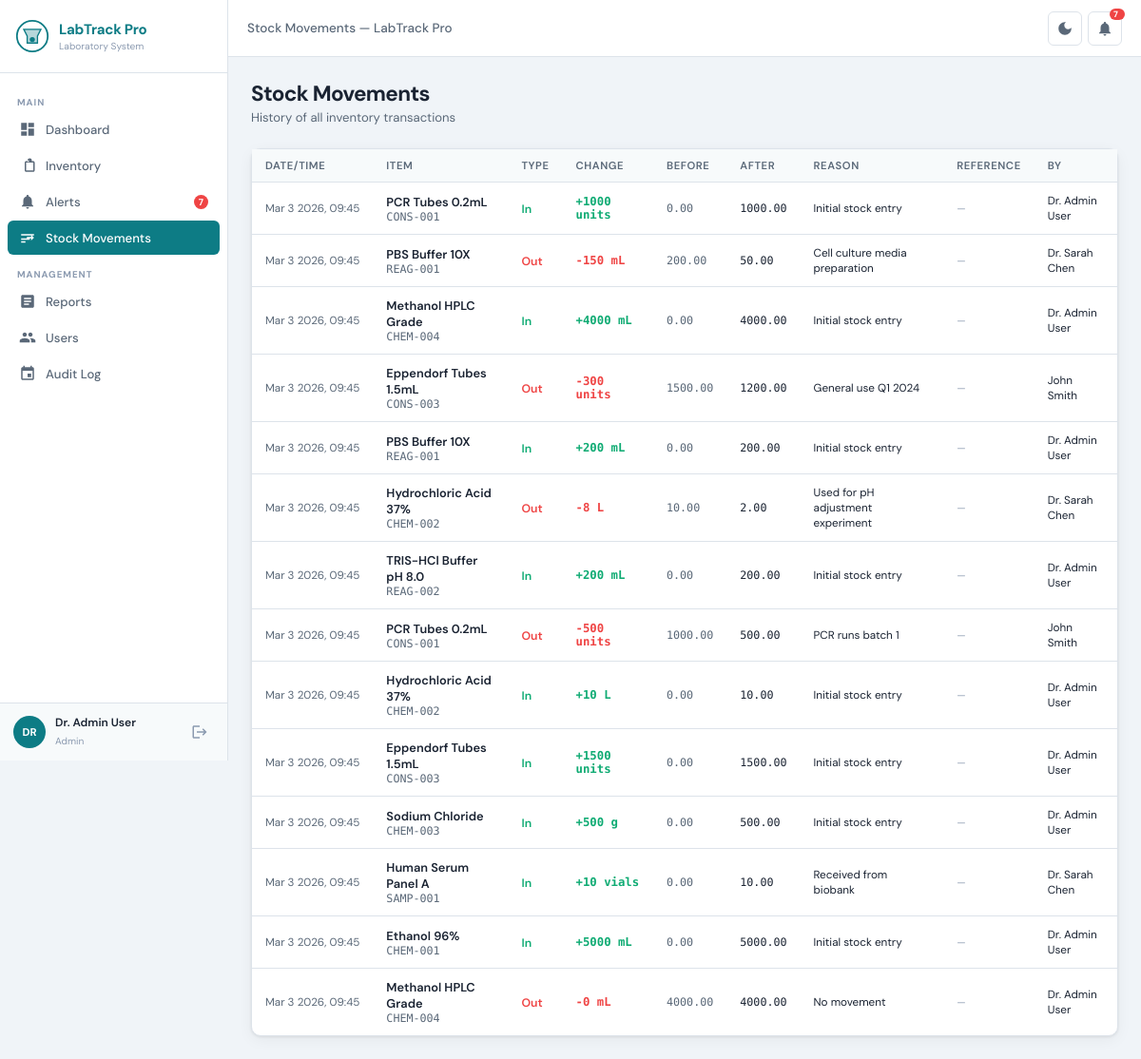
The page /movements.php (signed in) on the database its author committed.
### tables this page shows
CREATE TABLE `stock_movements` (
  `id` INT UNSIGNED NOT NULL AUTO_INCREMENT,
  `item_id` INT UNSIGNED NOT NULL,
  `movement_type` ENUM('in','out','adjustment','disposal') NOT NULL,
  `quantity_change` DECIMAL(10,2) NOT NULL,
  `quantity_before` DECIMAL(10,2) NOT NULL,
  `quantity_after` DECIMAL(10,2) NOT NULL,
  `reason` VARCHAR(255) DEFAULT NULL,
  `reference_number` VARCHAR(100) DEFAULT NULL,
  `performed_by` INT UNSIGNED NOT NULL,
  `created_at` TIMESTAMP NOT NULL DEFAULT CURRENT_TIMESTAMP,
  PRIMARY KEY (`id`),
  KEY `idx_item_id` (`item_id`),
  KEY `idx_movement_date` (`created_at`),
  CONSTRAINT `fk_movement_item` FOREIGN KEY (`item_id`) REFERENCES `inventory_items` (`id`) ON DELETE CASCADE,
  CONSTRAINT `fk_movement_user` FOREIGN KEY (`performed_by`) REFERENCES `users` (`id`)
);

CREATE TABLE `inventory_items` (
  `id` INT UNSIGNED NOT NULL AUTO_INCREMENT,
  `item_code` VARCHAR(20) NOT NULL,
  `item_name` VARCHAR(200) NOT NULL,
  `category_id` INT UNSIGNED NOT NULL,
  `quantity` DECIMAL(10,2) NOT NULL DEFAULT 0,
  `min_quantity` DECIMAL(10,2) NOT NULL DEFAULT 0,
  `unit` ENUM('mL','L','mg','g','kg','units','boxes','vials','plates','rolls') NOT NULL DEFAULT 'units',
  `storage_location_id` INT UNSIGNED NOT NULL,
  `supplier_id` INT UNSIGNED DEFAULT NULL,
  `lot_number` VARCHAR(100) DEFAULT NULL,
  `expiry_date` DATE DEFAULT NULL,
  `date_received` DATE DEFAULT NULL,
  `cost_per_unit` DECIMAL(10,2) DEFAULT NULL,
  `hazard_class` ENUM('None','Flammable','Corrosive','Toxic','Oxidizer','Biohazard','Radioactive','Explosive','Irritant') DEFAULT 'None',
  `msds_file` VARCHAR(255) DEFAULT NULL,
  `barcode` VARCHAR(100) DEFAULT NULL,
  `status` ENUM('active','expired','low_stock','discontinued','under_maintenance') NOT NULL DEFAULT 'active',
  `notes` TEXT DEFAULT NULL,
  `created_by` INT UNSIGNED NOT NULL,
  `updated_by` INT UNSIGNED DEFAULT NULL,
  `created_at` TIMESTAMP NOT NULL DEFAULT CURRENT_TIMESTAMP,
  `updated_at` TIMESTAMP NOT NULL DEFAULT CURRENT_TIMESTAMP ON UPDATE CURRENT_TIMESTAMP,
  PRIMARY KEY (`id`),
  UNIQUE KEY `item_code` (`item_code`),
  KEY `idx_category` (`category_id`),
  KEY `idx_storage` (`storage_location_id`),
  KEY `idx_supplier` (`supplier_id`),
  KEY `idx_status` (`status`),
  KEY `idx_expiry` (`expiry_date`),
  KEY `idx_item_name` (`item_name`),
  CONSTRAINT `fk_item_category` FOREIGN KEY (`category_id`) REFERENCES `categories` (`id`),
  CONSTRAINT `fk_item_storage` FOREIGN KEY (`storage_location_id`) REFERENCES `storage_locations` (`id`),
  CONSTRAINT `fk_item_supplier` FOREIGN KEY (`supplier_id`) REFERENCES `suppliers` (`id`) ON DELETE SET NULL,
  CONSTRAINT `fk_item_created` FOREIGN KEY (`created_by`) REFERENCES `users` (`id`),
  CONSTRAINT `fk_item_updated` FOREIGN KEY (`updated_by`) REFERENCES `users` (`id`) ON DELETE SET NULL
);

CREATE TABLE `users` (
  `id` INT UNSIGNED NOT NULL AUTO_INCREMENT,
  `username` VARCHAR(50) NOT NULL,
  `email` VARCHAR(100) NOT NULL,
  `password_hash` VARCHAR(255) NOT NULL,
  `full_name` VARCHAR(100) NOT NULL,
  `role` ENUM('admin','lab_manager','staff') NOT NULL DEFAULT 'staff',
  `is_active` TINYINT(1) NOT NULL DEFAULT 1,
  `last_login` DATETIME DEFAULT NULL,
  `created_at` TIMESTAMP NOT NULL DEFAULT CURRENT_TIMESTAMP,
  `updated_at` TIMESTAMP NOT NULL DEFAULT CURRENT_TIMESTAMP ON UPDATE CURRENT_TIMESTAMP,
  PRIMARY KEY (`id`),
  UNIQUE KEY `username` (`username`),
  UNIQUE KEY `email` (`email`)
);

### includes/functions.php (called while the page is built, shortened)
<?php
function sanitize(string $input): string {
    return htmlspecialchars(trim($input), ENT_QUOTES, 'UTF-8');
}
function paginate(int $total, int $page, int $perPage): array {
    $totalPages = max(1, (int)ceil($total / $perPage));
    $page = max(1, min($page, $totalPages));
    return [
        'total'       => $total,
        'per_page'    => $perPage,
        'current'     => $page,
        'total_pages' => $totalPages,
        'offset'      => ($page - 1) * $perPage,
    ];
}

### movements.php (the view, shortened to what this page needs)
<?php
require_once __DIR__ . '/includes/functions.php';
$pdo = Database::getInstance();
$page  = max(1, (int)($_GET['page'] ?? 1));
$total = $pdo->query("SELECT COUNT(*) FROM stock_movements")->fetchColumn();
$pg    = paginate($total, $page, 30);
$movements = $pdo->query("
    SELECT sm.*, ii.item_name, ii.item_code, ii.unit, u.full_name
    FROM stock_movements sm
    JOIN inventory_items ii ON sm.item_id = ii.id
    JOIN users u ON sm.performed_by = u.id
    ORDER BY sm.created_at DESC
    LIMIT {$pg['per_page']} OFFSET {$pg['offset']}
")->fetchAll();
require_once __DIR__ . '/includes/header.php';
?>
<div class="page-header">
  <div>
    <h1>Stock Movements</h1>
    <p>History of all inventory transactions</p>
  </div>
</div>
<div class="card">
  <div class="table-wrap">
    <table>
      <thead>
        <tr><th>Date/Time</th><th>Item</th><th>Type</th><th>Change</th><th>Before</th><th>After</th><th>Reason</th><th>Reference</th><th>By</th></tr>
      </thead>
      <tbody>
      <?php if (empty($movements)): ?>
        <tr><td colspan="9" style="text-align:center;padding:40px;color:var(--c-text-3)">No movements recorded yet.</td></tr>
      <?php else: foreach ($movements as $m):
        $typeCls = ['in'=>'mov-in','out'=>'mov-out','adjustment'=>'mov-adj','disposal'=>'mov-dis'][$m['movement_type']] ?? '';
        $sign = $m['movement_type'] === 'in' ? '+' : ($m['movement_type'] === 'out' || $m['movement_type'] === 'disposal' ? '-' : '±');
      ?>
        <tr>
          <td style="font-size:.78rem;color:var(--c-text-2);white-space:nowrap"><?= date('M j Y, H:i', strtotime($m['created_at'])) ?></td>
          <td>
            <div style="font-weight:600;font-size:.855rem"><?= sanitize($m['item_name']) ?></div>
            <div class="td-code"><?= sanitize($m['item_code']) ?></div>
          </td>
          <td><span class="<?= $typeCls ?>" style="text-transform:capitalize;font-size:.82rem"><?= $m['movement_type'] ?></span></td>
          <td style="font-family:var(--font-mono);font-size:.82rem"><span class="<?= $typeCls ?>"><?= $sign ?><?= abs($m['quantity_change']) ?> <?= $m['unit'] ?></span></td>
          <td style="font-family:var(--font-mono);font-size:.78rem;color:var(--c-text-2)"><?= $m['quantity_before'] ?></td>
          <td style="font-family:var(--font-mono);font-size:.78rem"><?= $m['quantity_after'] ?></td>
          <td style="font-size:.78rem;max-width:200px"><?= sanitize($m['reason'] ?? '—') ?></td>
          <td style="font-size:.72rem;color:var(--c-text-3)"><?= sanitize($m['reference_number'] ?? '—') ?></td>
          <td style="font-size:.78rem"><?= sanitize($m['full_name']) ?></td>
        </tr>
      <?php endforeach; endif; ?>
      </tbody>
    </table>
  </div>
</div>
<?php require_once __DIR__ . '/includes/footer.php'; ?>

### assets/css/app.css (style rules this page uses)
:root { --c-bg: #F0F4F8; --c-surface: #FFFFFF; --c-surface2: #F7FAFB; --c-border: #DDE3EA; --c-text: #1A2332; --c-text-2: #5A6878; --c-text-3: #8B9AB0; --c-primary: #0D7C85; --c-primary-dk: #0A6570; --c-primary-lt: #E0F4F5; --c-accent: #00C2CC; --c-accent2: #1A73E8; --c-success: #0FAB73; --c-warning: #F59E0B; --c-danger: #EF4444; --c-info: #3B82F6; --c-purple: #8B5CF6; --sidebar-w: 240px; --topbar-h: 60px; --radius: 10px; --radius-sm: 6px; --shadow: 0 1px 3px rgba(0,0,0,.08), 0 4px 16px rgba(0,0,0,.05); --shadow-md: 0 4px 20px rgba(0,0,0,.12); --transition: 0.2s ease; --font-body: 'DM Sans', system-ui, sans-serif; --font-mono: 'Space Mono', 'Courier New', monospace; }
*, *::before, *::after { box-sizing: border-box; margin: 0; padding: 0; }
html { font-size: 15px; -webkit-font-smoothing: antialiased; }
body { font-family: var(--font-body); background: var(--c-bg); color: var(--c-text); display: flex; min-height: 100vh; transition: background var(--transition), color var(--transition); }
.page-header { display: flex; align-items: flex-start; justify-content: space-between; margin-bottom: 24px; gap: 16px; flex-wrap: wrap; }
.page-header h1 { font-size: 1.5rem; font-weight: 700; color: var(--c-text); letter-spacing: -0.03em; }
.page-header p { font-size: 0.875rem; color: var(--c-text-2); margin-top: 2px; }
.card { background: var(--c-surface); border: 1px solid var(--c-border); border-radius: var(--radius); box-shadow: var(--shadow); }
.table-wrap { overflow-x: auto; }
table { width: 100%; border-collapse: collapse; font-size: 0.855rem; }
thead th { background: var(--c-surface2); padding: 10px 14px; text-align: left; font-weight: 600; font-size: 0.75rem; text-transform: uppercase; letter-spacing: 0.05em; color: var(--c-text-2); border-bottom: 1px solid var(--c-border); white-space: nowrap; }
tbody tr { border-bottom: 1px solid var(--c-border); transition: background var(--transition); }
tbody tr:last-child { border-bottom: none; }
tbody td { padding: 11px 14px; color: var(--c-text); vertical-align: middle; }
.td-code { font-family: var(--font-mono); font-size: 0.78rem; color: var(--c-text-2); }
.mov-in { color: var(--c-success); font-weight: 600; }
.mov-out { color: var(--c-danger); font-weight: 600; }

### rows shown on the page
stock_movements: created_at "Mar 3 2026, 09:45", item.item_name "PCR Tubes 0.2mL", item.item_code "CONS-001", movement_type "In", movement_type "+", quantity_change "1000", item.unit "units", quantity_before "0.00", quantity_after "1000.00", reason "Initial stock entry", reference_number "—", performed_by.full_name "Dr. Admin User"
stock_movements: created_at "Mar 3 2026, 09:45", item.item_name "PBS Buffer 10X", item.item_code "REAG-001", movement_type "Out", movement_type "-", quantity_change "150", item.unit "mL", quantity_before "200.00", quantity_after "50.00", reason "Cell culture media preparation", reference_number "—", performed_by.full_name "Dr. Sarah Chen"
stock_movements: created_at "Mar 3 2026, 09:45", item.item_name "Methanol HPLC Grade", item.item_code "CHEM-004", movement_type "In", movement_type "+", quantity_change "4000", item.unit "mL", quantity_before "0.00", quantity_after "4000.00", reason "Initial stock entry", reference_number "—", performed_by.full_name "Dr. Admin User"
stock_movements: created_at "Mar 3 2026, 09:45", item.item_name "Eppendorf Tubes 1.5mL", item.item_code "CONS-003", movement_type "Out", movement_type "-", quantity_change "300", item.unit "units", quantity_before "1500.00", quantity_after "1200.00", reason "General use Q1 2024", reference_number "—", performed_by.full_name "John Smith"
stock_movements: created_at "Mar 3 2026, 09:45", item.item_name "PBS Buffer 10X", item.item_code "REAG-001", movement_type "In", movement_type "+", quantity_change "200", item.unit "mL", quantity_before "0.00", quantity_after "200.00", reason "Initial stock entry", reference_number "—", performed_by.full_name "Dr. Admin User"
stock_movements: created_at "Mar 3 2026, 09:45", item.item_name "Hydrochloric Acid 37%", item.item_code "CHEM-002", movement_type "Out", movement_type "-", quantity_change "8", item.unit "L", quantity_before "10.00", quantity_after "2.00", reason "Used for pH adjustment experiment", reference_number "—", performed_by.full_name "Dr. Sarah Chen"
stock_movements: created_at "Mar 3 2026, 09:45", item.item_name "TRIS-HCl Buffer pH 8.0", item.item_code "REAG-002", movement_type "In", movement_type "+", quantity_change "200", item.unit "mL", quantity_before "0.00", quantity_after "200.00", reason "Initial stock entry", reference_number "—", performed_by.full_name "Dr. Admin User"
stock_movements: created_at "Mar 3 2026, 09:45", item.item_name "PCR Tubes 0.2mL", item.item_code "CONS-001", movement_type "Out", movement_type "-", quantity_change "500", item.unit "units", quantity_before "1000.00", quantity_after "500.00", reason "PCR runs batch 1", reference_number "—", performed_by.full_name "John Smith"
stock_movements: created_at "Mar 3 2026, 09:45", item.item_name "Hydrochloric Acid 37%", item.item_code "CHEM-002", movement_type "In", movement_type "+", quantity_change "10", item.unit "L", quantity_before "0.00", quantity_after "10.00", reason "Initial stock entry", reference_number "—", performed_by.full_name "Dr. Admin User"
stock_movements: created_at "Mar 3 2026, 09:45", item.item_name "Eppendorf Tubes 1.5mL", item.item_code "CONS-003", movement_type "In", movement_type "+", quantity_change "1500", item.unit "units", quantity_before "0.00", quantity_after "1500.00", reason "Initial stock entry", reference_number "—", performed_by.full_name "Dr. Admin User"
stock_movements: created_at "Mar 3 2026, 09:45", item.item_name "Sodium Chloride", item.item_code "CHEM-003", movement_type "In", movement_type "+", quantity_change "500", item.unit "g", quantity_before "0.00", quantity_after "500.00", reason "Initial stock entry", reference_number "—", performed_by.full_name "Dr. Admin User"
stock_movements: created_at "Mar 3 2026, 09:45", item.item_name "Human Serum Panel A", item.item_code "SAMP-001", movement_type "In", movement_type "+", quantity_change "10", item.unit "vials", quantity_before "0.00", quantity_after "10.00", reason "Received from biobank", reference_number "—", performed_by.full_name "Dr. Sarah Chen"
stock_movements: created_at "Mar 3 2026, 09:45", item.item_name "Ethanol 96%", item.item_code "CHEM-001", movement_type "In", movement_type "+", quantity_change "5000", item.unit "mL", quantity_before "0.00", quantity_after "5000.00", reason "Initial stock entry", reference_number "—", performed_by.full_name "Dr. Admin User"
stock_movements: created_at "Mar 3 2026, 09:45", item.item_name "Methanol HPLC Grade", item.item_code "CHEM-004", movement_type "Out", movement_type "-", quantity_change "0", item.unit "mL", quantity_before "4000.00", quantity_after "4000.00", reason "No movement", reference_number "—", performed_by.full_name "Dr. Admin User"

### other values the page prints
APP_NAME "LabTrack Pro"
$alertCount "7"
substr($_SESSION['full_name'] ?? 'U', 0, 2) "DR"
$_SESSION['full_name'] "Dr. Admin User"
str_replace('_', ' ', $_SESSION['user_role'] ?? '') "Admin"
$pageTitle "Stock Movements — LabTrack Pro"
